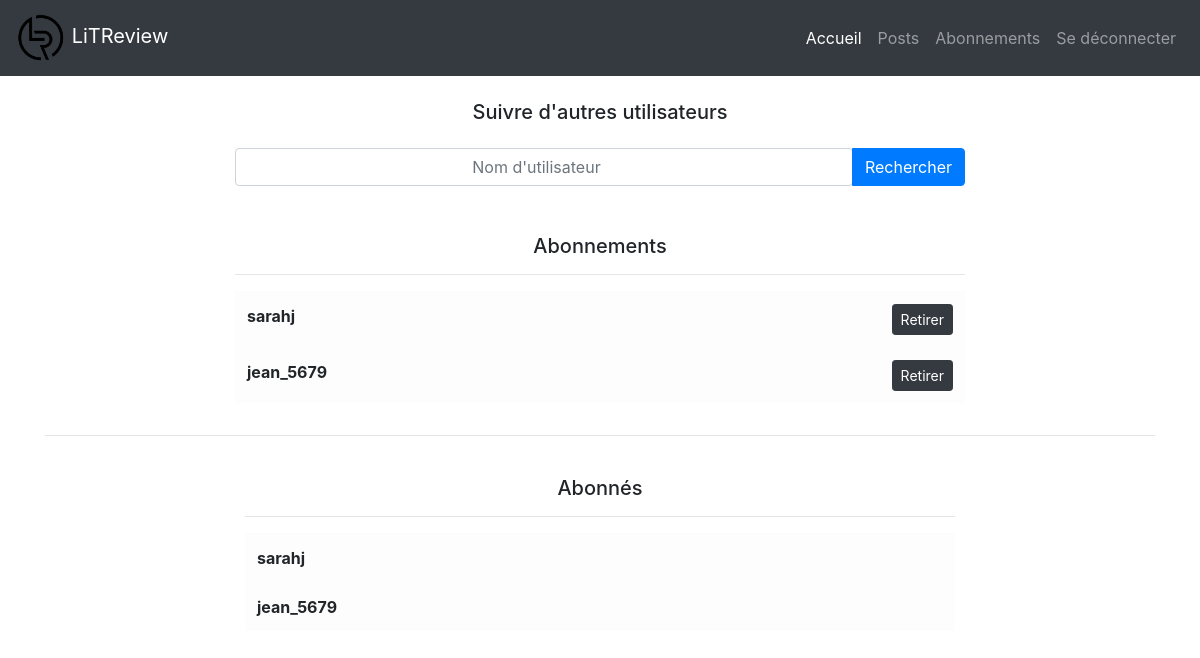
/follow_users/ (signed in), run on the app's committed database.
### followers/models.py (models this page shows)
class UserFollows(models.Model):
    user = models.ForeignKey(
        to=settings.AUTH_USER_MODEL,
        on_delete=models.CASCADE,
        related_name="following")
    followed_user = models.ForeignKey(
        to=settings.AUTH_USER_MODEL,
        on_delete=models.CASCADE,
        related_name="followed_by")
    class Meta:
        unique_together = ("user", "followed_user")

### authentication/models.py (models this page shows)
class User(AbstractUser):
    pass

### followers/views.py (the view, shortened to what this page needs)
# urls.py: path("follow_users/", followers.follow_users, name="follow_users")
@login_required
def follow_users(request):
    unfollows = forms.UnfollowsForm()
    requested_user = request.POST.get("search")
    following_list = models.UserFollows.objects.filter(user=request.user)
    followed_by_list = models.UserFollows.objects.filter(followed_user=request.user)
    context = {
        "following_list": following_list,
        "followed_by_list": followed_by_list,
        "unfollows": unfollows
    }
    return render(request, "followers/follow_users.html", context=context)

### followers/forms.py
class UnfollowsForm(forms.Form):
    unfollows = forms.BooleanField(widget=forms.HiddenInput, initial=True)

### followers/templates/followers/follow_users.html (shortened to what this page needs)
{% extends "base.html" %}
{% load feeds_extras %}
{% block content %}
    <div class="container">
        <div class="row justify-content-center mt-4">
            <div class="col-8">
                <h5 style="text-align: center;">Suivre d'autres utilisateurs</h5>
                <form method="post">
                    <div class="input-group mt-4">
                        <input type="search" class="form-control rounded" name="search" style="text-align: center;" placeholder="Nom d'utilisateur" aria-label="Nom d'utilisateur"/>
                        <div class="input-group-append">
                            <button type="submit" class="btn btn-primary">Rechercher</button>
                        </div>
                    </div>
                </form>
            </div>
        </div>
    </div>
    <div class="container">
        <div class="row justify-content-center mt-5">
            <div class="col-8">
                <h5 style="text-align: center;">Abonnements</h5>
                <hr>
            </div>
        </div>
        <div class="row justify-content-center">
            <div class="col-8">
                <table class="table table-light table-hover">
                    <tbody>
                        {% for following in following_list %}
                            <tr>
                                <th class="col-md-6" style="text-align: left;" scope="row">{{ following.followed_user }}</th>
                                <td style="text-align: right;">
                                    <form method="post">
                                        <button class="btn btn-sm btn-dark" type="submit">Retirer</button>
                                    </form>
                                </td>
                            </tr>
                        {% endfor %}
                    </tbody>
                </table>
            </div>
        </div>
        <div class="row">
            <div class="col">
                <hr><br>
            </div>
        </div>
        <div class="container">
            <div class="row justify-content-center">
                <div class="col-8">
                    <h5 style="text-align: center;">Abonnés</h5>
                    <hr>
                </div>
            </div>
            <div class="row justify-content-center">
                <div class="col-8">
                    <table class="table table-light table-hover">
                        <tbody>
                            {% for followed_by in followed_by_list %}
                                <tr>
                                    <th class="col-md-6" style="text-align: left;" scope="row">{{ followed_by.user }}</th>
                                </tr>
                            {% endfor %}
                        </tbody>
                    </table>
                </div>
            </div>
{% endblock content %}

### data on the page
UserFollows: followed_user "sarahj"
UserFollows: followed_user "jean_5679"
UserFollows: user "sarahj"
UserFollows: user "jean_5679"
